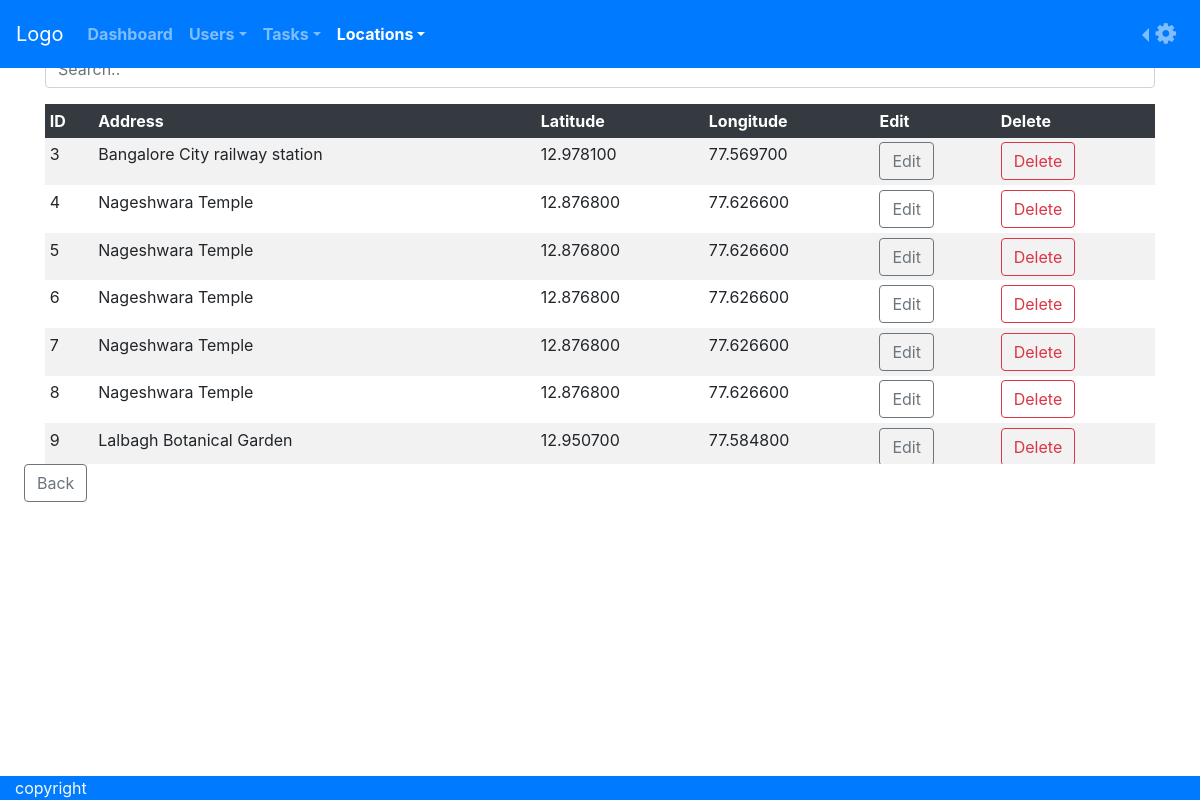
The page /users/tasks/destination/ on the database as committed earlier.
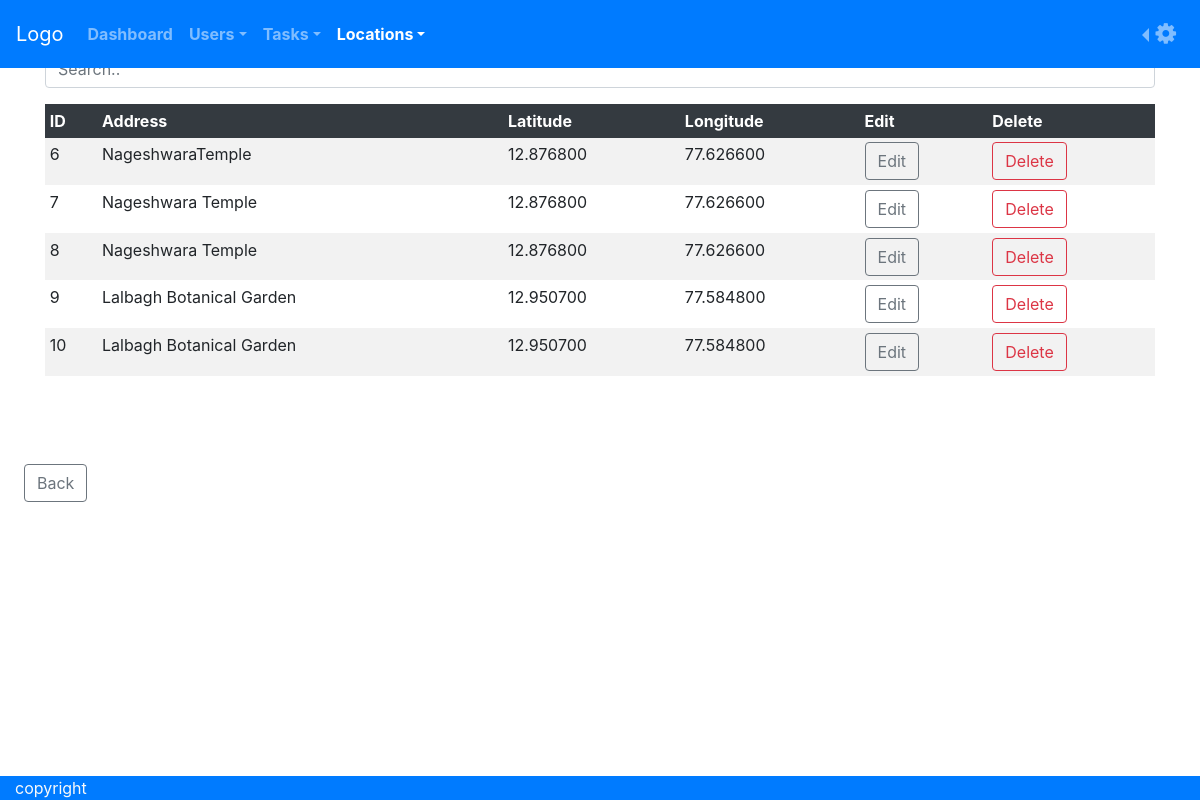
The same page on the database as committed later.
### travel/models.py (models this page shows)
class distance(models.Model):
    tid = models.BigAutoField(max_length=5,null=False,unique=True,primary_key=True)
    address = models.CharField(max_length=50,null=True)
    latitude = models.DecimalField(max_digits=10, decimal_places=6,null=True)
    longitude = models.DecimalField(max_digits=10, decimal_places=6,null=True)

### travel/views.py (the view)
# urls.py: path('destination/',destination_list),
def destination_list(request):
    context={'destination':distance.objects.all()}
    return render(request,'destination.html',context)

### templates/destination.html (shortened to what this page needs)
<!DOCTYPE html>
<html lang="en">
  <head>
    <link rel="stylesheet" href="https://maxcdn.bootstrapcdn.com/bootstrap/4.3.1/css/bootstrap.min.css">
    <link rel="stylesheet" href="https://cdnjs.cloudflare.com/ajax/libs/font-awesome/4.7.0/css/font-awesome.min.css">
  </head>
<body>
  <header>
    <nav class="navbar navbar-expand-sm bg-primary navbar-dark fixed-top">
      <a class="navbar-brand" href="#">Logo</a>
     <div class="collapse navbar-collapse" id="collapsibleNavbar">
      <ul class="navbar-nav mr-auto" >
            <li class="nav-item ">
             <a class="nav-link " href="/"><b>Dashboard</b></a>
            </li>
            <li class="nav-item dropdown">
                  <a class="nav-link  dropdown-toggle"  data-toggle="dropdown" href="#"><b>Users</b></a>
            </li>
            <li class="nav-item dropdown ">
                  <a class="nav-link  dropdown-toggle"  data-toggle="dropdown"  href="#"><b>Tasks</b></a>
              </li>
              <li class="nav-item dropdown active">
                <a class="nav-link dropdown-toggle"  data-toggle="dropdown"  href="#"><b>Locations</b></a>
            </li>
      </ul>
      <ul class="nav navbar-nav" >
            <li class="nav-item">
            <li class="nav-item dropdown dropleft">
                  <a class="nav-link  dropdown-toggle" data-toggle="dropdown" id="navbardrop" href="#"><b><i class="fa fa-gear"></i></b></a>
              </li>
          </ul>
      </div>
        </nav>
      </header>
      <main>
        <div  >
          <a href="add/" class="btn btn-outline-success" id="add" > + Add</a>
    </div>
      <div class="container form-group" >
          <input type="text" maxlength="30" class="form-control" placeholder="Search.." id="search" name="search">
      </div>
  <div  align="center" class="container table-fixed">
      <table class="table table-sm table-striped  table-hover table-borderless">
<thead class="thead-dark">
                  <tr>
                      <th>ID</th>
                      <th>Address</th>
                      <th>Latitude</th>
                      <th>Longitude</th>
                      <th>Edit</th>
                      <th>Delete</th>
                  </tr>
                  </thead>
                  {% for item in destination %}
                  <tr class="filter">
                  <td>{{item.tid}}</td>
                  <td>{{item.address}}</td>
                  <td>{{item.latitude}}</td>
                  <td>{{item.longitude}}</td>
                  <td><a href="edit/{{ item.tid }}/"  id="edit" class="btn btn-outline-secondary">Edit</a></td>
                  <td><button type="input" value="{{ item.tid }}" class="btn btn-outline-danger delete" data-toggle="modal" data-target="#Mdelete">Delete</button></td>
                  </tr>
                  {% endfor %}
              </table></div>
              <a id="back" style="margin-left:2vw;" class="btn btn-outline-secondary" href="/">Back</a>
          </main>
          <footer class="container-fluid text-light bg-primary fixed-bottom" >copyright<br> </footer>
</body>
</html>

### templates/destination.html (style rules this page uses)
body { display:block; }
#navbardrop { font-size:2vw; }
#add { float:right; margin-left:1vw; margin-right:1vw; margin-bottom:1vw; }
#search { margin-top:7vw; }
.table-fixed { height:30vw; overflow-y:auto; width: 100vw; }

Rows that differ between the two databases and show on the page:
removed distance: tid "3", address "Bangalore City railway station", latitude "12.978100", longitude "77.569700"
removed distance: tid "4", address "Nageshwara Temple", latitude "12.876800", longitude "77.626600"
removed distance: tid "5", address "Nageshwara Temple", latitude "12.876800", longitude "77.626600"
changed distance id 6: address "Nageshwara Temple" → "NageshwaraTemple"
added distance: tid "10", address "Lalbagh Botanical Garden", latitude "12.950700", longitude "77.584800"
